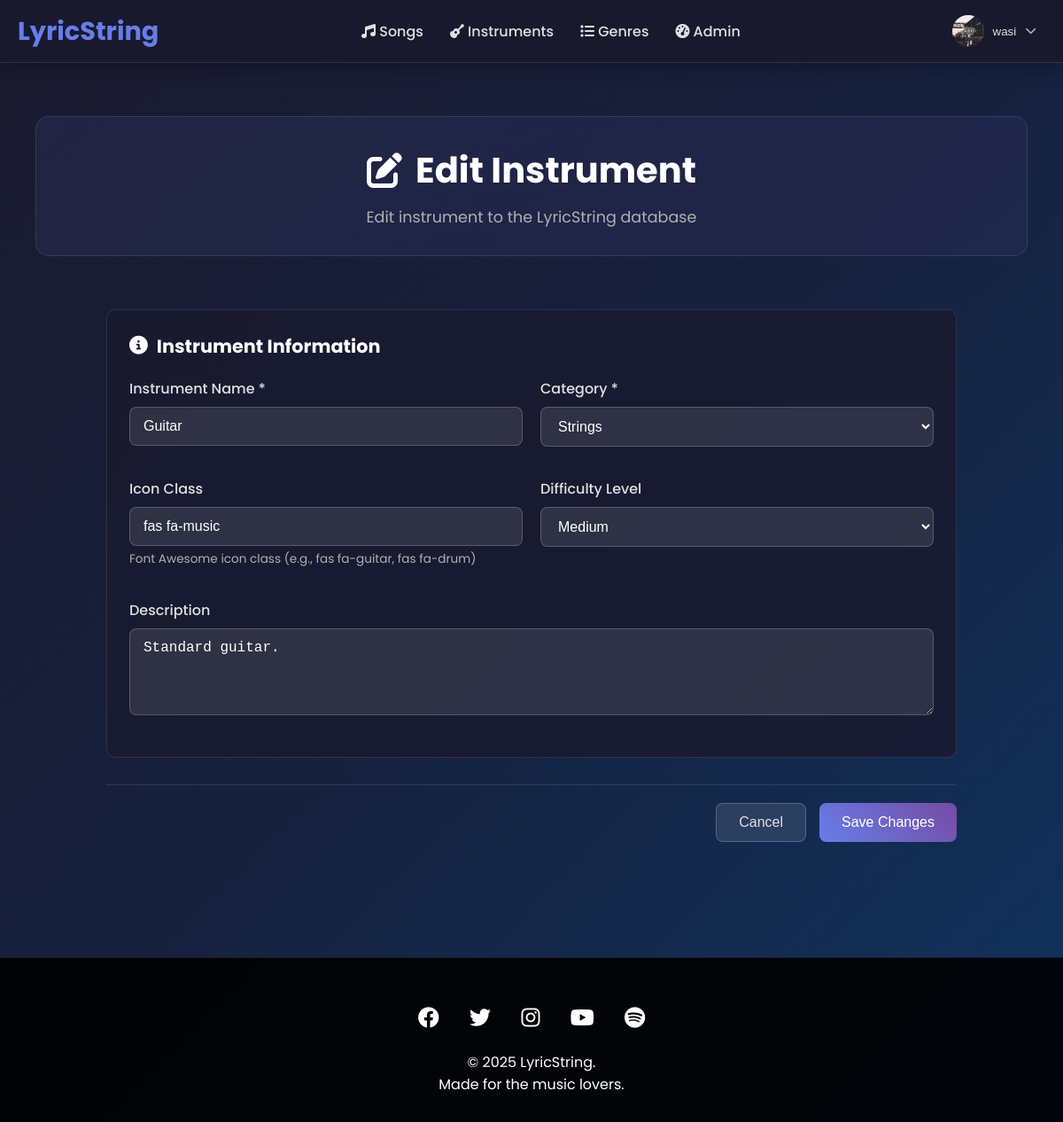
The app's page /dashboard/edit_instrument/2/ (signed in) with its own data.
### users/models.py (models this page shows, shortened)
class CustomUser(AbstractUser):
    username = models.CharField(
        max_length=150,
        unique=True,
        help_text='Required. 150 characters or fewer. Letters, digits and @/./+/-/_ only.',
        validators=[AbstractUser.username_validator],
        error_messages={
            'unique': "A user with that username already exists.",
        },
    )
    bio = models.TextField(blank=True)
    profile_picture = models.ImageField(upload_to='profile_pics/', blank=True)
    location = models.CharField(max_length=100, blank=True)
    website = models.URLField(blank=True)
    social_media = models.CharField(max_length=100, blank=True)
    skill_level = models.CharField(max_length=20, choices=[
        ('beginner', 'Beginner'),
        ('intermediate', 'Intermediate'),
        ('advanced', 'Advanced'),
        ('professional', 'Professional')
    ], default='beginner')
    groups = models.ManyToManyField(
        'auth.Group',
        verbose_name='groups',
        blank=True,
        help_text='The groups this user belongs to. A user will get all permissions granted to each of their groups.',
        related_name="customuser_set",
        related_query_name="user",
    )
    user_permissions = models.ManyToManyField(
        'auth.Permission',
        verbose_name='user permissions',
        blank=True,
        help_text='Specific permissions for this user.',
        related_name="customuser_set",
        related_query_name="user",
    )

### content/models.py (models this page shows, shortened)
class Instrument(models.Model):
    name = models.CharField(max_length=50)
    category = models.CharField(max_length=50, choices=[
        ('strings', 'Strings'),
        ('percussion', 'Percussion'),
        ('wind', 'Wind'),
        ('keyboard', 'Keyboard'),
        ('electronic', 'Electronic')
    ])
    description = models.TextField()
    icon_class = models.CharField(max_length=50, default='fas fa-music')
    difficulty = models.CharField(max_length=10, choices=[
        ('easy', 'Easy'),
        ('medium', 'Medium'),
        ('hard', 'Hard')
    ], default='medium')

### users/views.py (the view)
# urls.py: path('dashboard/edit_instrument/<int:instrument_id>/', views.edit_instrument_view, name='edit_instrument'),
@staff_member_required
def edit_instrument_view(request, instrument_id):
    instrument = get_object_or_404(Instrument, id=instrument_id)
    context = {
        'instrument': instrument,
        'is_edit': True
    }
    return render(request, 'users/add_edit_instrument.html', context)

### templates/users/add_edit_instrument.html (shortened to what this page needs)
{% extends "base.html" %}
{% load static %}
{% block extra_css %}
<link rel="stylesheet" href="{% static 'css/admin_add_song.css' %}">
{% endblock %}
{% block content %}
<div class="admin-container">
    <div class="admin-header">
        <h1><i class="fas fa-{% if is_edit %}edit{% else %}plus-circle{% endif %}"></i> {% if is_edit %}Edit{% else %}Add New{% endif %} Instrument</h1>
        <p>{% if is_edit %}Edit{% else %}Add a new{% endif %} instrument to the LyricString database</p>
    </div>
    <div class="admin-content">
        <form id="instrumentForm" method="POST">
            <div class="form-section">
                <h3><i class="fas fa-info-circle"></i> Instrument Information</h3>
                <div class="form-row">
                    <div class="form-group">
                        <label for="name">Instrument Name *</label>
                        <input type="text" id="name" name="name" value="{% if is_edit %}{{ instrument.name }}{% endif %}" required>
                    </div>
                    <div class="form-group">
                        <label for="category">Category *</label>
                        <select id="category" name="category" required>
                            <option value="strings" {% if is_edit and instrument.category == 'strings' %}selected{% endif %}>Strings</option>
                        </select>
                    </div>
                </div>
                <div class="form-row">
                    <div class="form-group">
                        <label for="icon_class">Icon Class</label>
                        <input type="text" id="icon_class" name="icon_class" value="{% if is_edit %}{{ instrument.icon_class }}{% else %}fas fa-music{% endif %}" placeholder="e.g., fas fa-guitar">
                        <small>Font Awesome icon class (e.g., fas fa-guitar, fas fa-drum)</small>
                    </div>
                    <div class="form-group">
                        <label for="difficulty">Difficulty Level</label>
                        <select id="difficulty" name="difficulty">
                            <option value="medium" {% if is_edit and instrument.difficulty == 'medium' or not is_edit %}selected{% endif %}>Medium</option>
                        </select>
                    </div>
                </div>
                <div class="form-group">
                    <label for="description">Description</label>
                    <textarea id="description" name="description" rows="4" placeholder="Description of the instrument">{% if is_edit %}{{ instrument.description }}{% endif %}</textarea>
                </div>
            </div>
            <div class="form-actions">
                <button type="button" class="btn-secondary" onclick="window.location.href='{% url 'manage_instruments' %}'">Cancel</button>
                <button type="submit" class="btn-primary">{% if is_edit %}Save Changes{% else %}Add Instrument{% endif %}</button>
            </div>
        </form>
    </div>
</div>
{% endblock %}

### templates/base.html (shortened to what this page needs)
{% load static %}
<!DOCTYPE html>
<html lang="en">
<head>
    <link rel="stylesheet" href="https://cdnjs.cloudflare.com/ajax/libs/font-awesome/6.4.0/css/all.min.css">
    <link rel="stylesheet" href="{% static 'css/styles.css' %}">
    <link rel="stylesheet" href="{% static 'css/base.css' %}">
    {% block extra_css %}{% endblock %}
</head>
<body>
    <header class="header">
        <nav class="nav-container">
            <a href="/" class="logo">
                LyricString
            </a>
            <ul class="nav-menu">
                <li><a href="/"><i class="fas fa-music"></i> Songs</a></li>
                <li><a href="/instruments/"><i class="fas fa-guitar"></i> Instruments</a></li>
                <li><a href="/genres/"><i class="fas fa-list"></i> Genres</a></li>
                {% if user.is_staff %}
                <li><a href="/dashboard/"><i class="fas fa-tachometer-alt"></i> Admin</a></li>
                {% endif %}
            </ul>
            <div class="user-actions">
                {% if user.is_authenticated %}
                <div class="user-profile">
                    <div class="profile-dropdown">
                        <button class="profile-btn">
                            {% if user.profile_picture %}
                            <img src="{{ user.profile_picture.url }}" alt="{{ user.username }}" class="profile-pic">
                            {% else %}
                            <div class="profile-pic default"><i class="fas fa-user"></i></div>
                            {% endif %}
                            <span class="username">{{ user.username }}</span>
                            <i class="fas fa-chevron-down dropdown-icon"></i>
                        </button>
                    </div>
                </div>
                {% else %}
                <a href="{% url 'login' %}" class="btn btn-outline">Sign in</a>
                <a href="{% url 'register' %}" class="btn btn-primary">Sign up</a>
                {% endif %}
            </div>
        </nav>
    </header>
    <main class="main-content">
        {% block content %}{% endblock %}
    </main>
    <footer class="footer">
        <div class="footer-content">
            <div class="social-links">
                <a href="#"><i class="fab fa-facebook"></i></a>
                <a href="#"><i class="fab fa-twitter"></i></a>
                <a href="#"><i class="fab fa-instagram"></i></a>
                <a href="#"><i class="fab fa-youtube"></i></a>
                <a href="#"><i class="fab fa-spotify"></i></a>
            </div>
            <p>&copy; 2025 LyricString.</p>
            <p>Made for the music lovers.</p>
        </div>
    </footer>
</body>
</html>

### static/css/styles.css (style rules this page uses)
* { margin: 0; padding: 0; box-sizing: border-box; }
body { font-family: 'Poppins', sans-serif; background: linear-gradient(135deg, #1a1a2e 0%, #16213e 50%, #0f3460 100%); min-height: 100vh; color: #e0e0e0; }
.header { background: rgba(26, 26, 46, 0.95); backdrop-filter: blur(10px); box-shadow: 0 4px 20px rgba(0,0,0,0.3); position: sticky; top: 0; z-index: 1000; border-bottom: 1px solid rgba(255, 255, 255, 0.1); }
.nav-container { max-width: 1400px; margin: 0 auto; padding: 0 20px; display: flex; justify-content: space-between; align-items: center; height: 70px; }
.logo { display: flex; align-items: center; gap: 10px; font-size: 1.8rem; font-weight: 700; color: #667eea; text-decoration: none; }
.nav-menu { display: flex; list-style: none; gap: 30px; }
.nav-menu a { text-decoration: none; color: #e0e0e0; font-weight: 500; transition: color 0.3s ease; position: relative; }
.nav-menu a::after { content: ''; position: absolute; width: 0; height: 2px; bottom: -5px; left: 0; background: linear-gradient(45deg, #667eea, #764ba2); transition: width 0.3s ease; }
.user-actions { display: flex; gap: 15px; align-items: center; }
.btn-primary { background: linear-gradient(45deg, #667eea, #764ba2); color: white; }
.user-profile { position: relative; }
.profile-dropdown { position: relative; }
.profile-btn { display: flex; align-items: center; gap: 10px; background: transparent; border: none; cursor: pointer; padding: 5px 10px; border-radius: 30px; transition: all 0.3s ease; }
.profile-pic { width: 36px; height: 36px; border-radius: 50%; object-fit: cover; }
.username { font-weight: 500; color: #e0e0e0; }
.dropdown-icon { font-size: 0.8rem; color: #b0b0b0; transition: transform 0.3s ease; }
.main-content { max-width: 1400px; margin: 0 auto; padding: 40px 20px; min-height: calc(100vh - 140px); }
.footer { background: rgba(0,0,0,0.9); color: white; text-align: center; padding: 30px 0; margin-top: 50px; border-top: 1px solid rgba(255, 255, 255, 0.1); }
.footer-content { max-width: 1400px; margin: 0 auto; padding: 0 20px; }
.social-links { margin: 20px 0; }
.social-links a { color: white; font-size: 1.5rem; margin: 0 15px; transition: color 0.3s ease; }

### static/css/admin_add_song.css (style rules this page uses)
.admin-container { max-width: 1200px; margin: 0 auto; padding: 20px; }
.admin-header { text-align: center; margin-bottom: 40px; padding: 30px; background: linear-gradient(135deg, rgba(102, 126, 234, 0.1), rgba(118, 75, 162, 0.1)); border-radius: 15px; border: 1px solid rgba(255, 255, 255, 0.1); }
.admin-header h1 { color: white; font-size: 2.5rem; margin-bottom: 10px; display: flex; align-items: center; justify-content: center; gap: 15px; }
.admin-header p { color: #b0b0b0; font-size: 1.1rem; }

### templates/users/add_edit_instrument.html (style rules this page uses)
.admin-content { max-width: 1000px; margin: 0 auto; padding: 20px; }
.form-section { background: rgba(26, 26, 46, 0.8); border-radius: 10px; padding: 25px; margin-bottom: 25px; border: 1px solid rgba(255, 255, 255, 0.1); }
.form-section h3 { color: white; margin-bottom: 20px; font-size: 1.3rem; display: flex; align-items: center; gap: 10px; }
.form-row { display: flex; gap: 20px; margin-bottom: 20px; }
.form-group { flex: 1; margin-bottom: 15px; }
.form-group label { display: block; color: #e0e0e0; margin-bottom: 8px; font-weight: 500; }
.form-group input, .form-group select, .form-group textarea { width: 100%; padding: 12px 15px; border-radius: 8px; border: 1px solid rgba(255, 255, 255, 0.2); background: rgba(255, 255, 255, 0.1); color: white; font-size: 1rem; transition: all 0.3s ease; }
.form-group small { display: block; color: #b0b0b0; margin-top: 5px; font-size: 0.85rem; }
.form-actions { display: flex; justify-content: flex-end; gap: 15px; margin-top: 30px; padding-top: 20px; border-top: 1px solid rgba(255, 255, 255, 0.1); }
.btn-primary, .btn-secondary { padding: 12px 25px; border-radius: 8px; border: none; font-size: 1rem; font-weight: 500; cursor: pointer; transition: all 0.3s ease; }
.btn-primary { background: linear-gradient(45deg, #667eea, #764ba2); color: white; }
.btn-secondary { background: rgba(255, 255, 255, 0.1); color: #e0e0e0; border: 1px solid rgba(255, 255, 255, 0.2); }

### records on screen
CustomUser: profile_picture (picture), username "wasi"
Instrument: name "Guitar", category "Strings", icon_class "fas fa-music", difficulty "Medium", description "Standard guitar."
